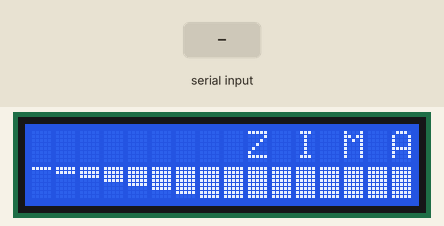
Recording of a sketch running on a simulated Arduino Uno, built with avr-gcc and run on an emulated ATmega328P. Shown: 16×2 character LCD. The test bench sets the inputs (shaded band).

Above: at 7.7 s.
At 11.8 s:
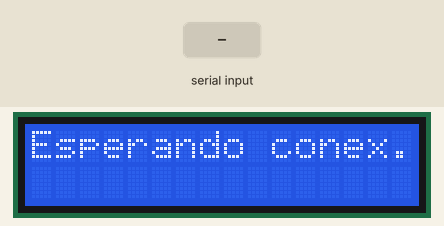
11.9 s: "TEMP:" received over Serial
At 14.4 s:
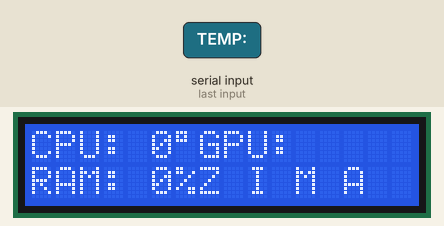
At 14.81 s:
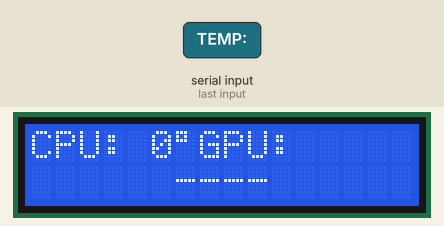
14.9 s: "TEMP:,45\n" received over Serial
Timing chart, 0 to 17.9 s (numbered marks = the images above; inputs shaded):
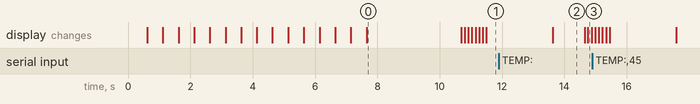

Measured:
- after the input at 11.9 s, the display: changes after 1.7 s (image 2)
- what the display in image 0 shows lasts 3.0 s, from 7.7 s to 10.7 s
- what the display in image 2 shows lasts 1.0 s, from 13.6 s to 14.6 s

The sketch:

arduinoCode.ino
```cpp
#include <LiquidCrystal_I2C.h>
LiquidCrystal_I2C lcd(0x27, 16, 2);

String receivedData = "";
int temperature = 0;
int ramUsed = 0;

// Create custom characters
byte line_1[8] = {
  0b11111,
  0b00000,
  0b00000,
  0b00000,
  0b00000,
  0b00000,
  0b00000,
  0b00000
};

byte line_2[8] = {
  0b11111,
  0b11111,
  0b00000,
  0b00000,
  0b00000,
  0b00000,
  0b00000,
  0b00000,
};

byte line_3[8] = {
  0b11111,
  0b11111,
  0b11111,
  0b00000,
  0b00000,
  0b00000,
  0b00000,
  0b00000,
};

byte line_4[8] = {
  0b11111,
  0b11111,
  0b11111,
  0b11111,
  0b00000,
  0b00000,
  0b00000,
  0b00000,
};

byte line_5[8] = {
  0b11111,
  0b11111,
  0b11111,
  0b11111,
  0b11111,
  0b00000,
  0b00000,
  0b00000,
};

byte line_6[8] = {
  0b11111,
  0b11111,
  0b11111,
  0b11111,
  0b11111,
  0b11111,
  0b00000,
  0b00000,
};

byte line_7[8] = {
  0b11111,
  0b11111,
  0b11111,
  0b11111,
  0b11111,
  0b11111,
  0b11111,
  0b00000,
};

void breathe() {
  // Patrones predefinidos para cada fase
  String patrones[] = {
    "       --       ",  // Iteración 0: centro
    "      ----      ",  // Iteración 1: expandir
    "     ------     ",  // Iteración 2: expandir más
    "    --------    ",  // Iteración 3: máximo
    "   --      --   ",  // Iteración 4: contraer centro
    "  --        --  ",  // Iteración 5: contraer más
    " -            - ",  // Iteración 6: solo extremos
    "                "   // Iteración 7: vacío
  };

  // Mostrar cada patrón
  for(int i = 0; i < 8; i++) {
    lcd.setCursor(0, 1);
    lcd.print(patrones[i]);
    delay(100);
  }
}

char zima[] = "Z I M A";

void setup() {
  Serial.begin(9600);
  lcd.init();
  lcd.backlight();

  lcd.createChar(0, line_1);
  lcd.createChar(1, line_2);
  lcd.createChar(2, line_3);
  lcd.createChar(3, line_4);
  lcd.createChar(4, line_5);
  lcd.createChar(5, line_6);
  lcd.createChar(6, line_7);

  // Animación
  for(int i = 0; i < 16; i++) {
    if(i < 7) {
      lcd.setCursor(i, 1);
      lcd.write(i);
    }

    else if(i < 16) {
      lcd.setCursor(i, 1);
      lcd.print(char(255));

      if(i >= 9) {
        int zimaIndex = i - 9;
        if(zimaIndex >= 0 && zimaIndex < 7) {
          lcd.setCursor(i, 0);
          lcd.print(zima[zimaIndex]);
        }
      }
    }

    delay(500);
  }
  delay(2500);
  lcd.clear();

  lcd.setCursor(0, 0);
  lcd.print("Esperando conex.");

  lcd.setCursor(0, 1);
}

void loop() {
  // Leer datos del puerto serie
  if (Serial.available() > 0) {
    receivedData = Serial.readString();
    receivedData.trim();

    // Parsear datos: "TEMP:45,RAM:60"
    if (receivedData.startsWith("TEMP:")) {
      int tempIndex = receivedData.indexOf("TEMP:") + 5;
      int commaIndex = receivedData.indexOf(",");
      temperature = receivedData.substring(tempIndex, commaIndex).toInt();

      int ramIndex = receivedData.indexOf("RAM:") + 4;
      ramUsed = receivedData.substring(ramIndex).toInt();

      // Mostrar en LCD
      lcd.clear();
      lcd.setCursor(0, 0);
      lcd.print("CPU: ");
      lcd.print(temperature);
      lcd.print((char) 223);

      lcd.print("GPU: ");


      lcd.setCursor(0, 1);
      lcd.print("RAM: ");
      lcd.print(ramUsed);
      lcd.print("%");

      lcd.print("Z I M A");

    }
  } else {
    breathe();
  }

  delay(1000);
}
```
